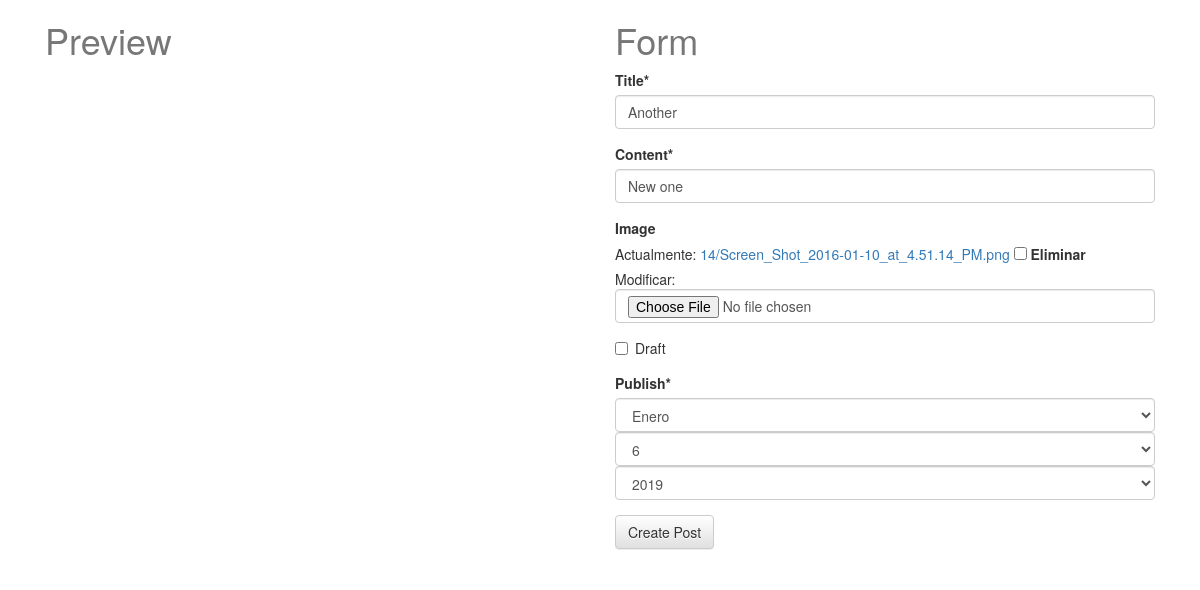
Page /posts/another/edit/ (signed in) on the earlier database version.
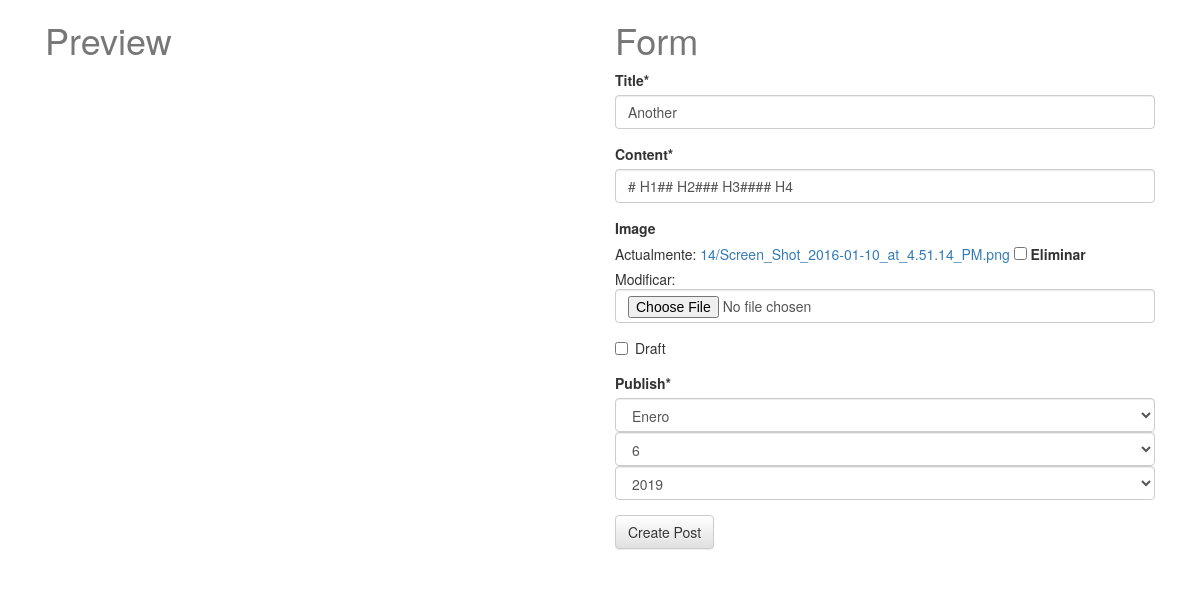
Same page on the later database version.
### posts/models.py (models this page shows, shortened)
class Post(models.Model):
    user = models.ForeignKey(settings.AUTH_USER_MODEL, default=1, null=True, on_delete=models.SET_NULL)
    title = models.CharField(max_length=120)
    slug = models.SlugField(unique=True)
    image = models.ImageField(upload_to=upload_location,
            null=True,
            blank=True,
            width_field="width_field",
            height_field="height_field")
    height_field = models.IntegerField(default=0)
    width_field = models.IntegerField(default=0)
    content = models.TextField()
    draft = models.BooleanField(default=False)
    publish = models.DateField(auto_now=False, auto_now_add=False)
    updated = models.DateTimeField(auto_now=True, auto_now_add=False)
    timestamp = models.DateTimeField(auto_now=False, auto_now_add=True)
    objects = PostManager()
    class Meta:
        ordering = ["-timestamp", "-updated"]

### posts/views.py (the view)
# urls.py: re_path(r'^(?P<slug>[\w-]+)/edit/$', post_update, name='update'),
def post_update(request, slug=None):
	if not request.user.is_staff or not request.user.is_superuser:
		raise Http404
	instance = get_object_or_404(Post, slug=slug)
	form = PostForm(request.POST or None, request.FILES or None, instance=instance)
	if form.is_valid():
		instance = form.save(commit=False)
		instance.save()
		messages.success(request, "<a href='#'>Item</a> Saved", extra_tags='html_safe')
		return HttpResponseRedirect(instance.get_absolute_url())
	context = {
		"title": instance.title,
		"instance": instance,
		"form":form,
	}
	return render(request, "post_form.html", context)

### posts/forms.py
class PostForm(forms.ModelForm):
	content = forms.CharField(widget=PagedownWidget(show_preview=False))
	publish = forms.DateField(widget=forms.SelectDateWidget)
	class Meta:
		model = Post
		fields = [
			"title",
			"content",
			"image",
			"draft",
			"publish",
		]

### posts/models.py (called while the page is built)
    def get_queryset(self, *args, **kwargs):
        return PostQuerySet(self.model, using=self._db)

### templates/post_form.html (shortened to what this page needs)
{% extends "base.html" %}
{% load crispy_forms_tags %}
{% block content %}
<div class="col-sm-6">
    <h1>Preview</h1>
</div>
<div class='col-sm-6'>
<h1>Form</h1>
<form method='POST' action='' enctype='multipart/form-data'>{% csrf_token %}
{{ form|crispy }}
<input type='submit' class='btn btn-default' value='Create Post' />
</form>
</div>
{% endblock content %}

### templates/base.html (shortened to what this page needs)
{% load staticfiles %}
<html>
<head>
<link rel="stylesheet" href="https://maxcdn.bootstrapcdn.com/bootstrap/3.3.6/css/bootstrap.min.css">
<link rel="stylesheet" href="https://maxcdn.bootstrapcdn.com/bootstrap/3.3.6/css/bootstrap-theme.min.css">
<link rel="stylesheet" type="text/css" href="https://stackpath.bootstrapcdn.com/font-awesome/4.7.0/css/font-awesome.min.css">
<link rel='stylesheet' href='{% static "css/base.css" %}' />
</head>
<body>
<div class='container'>
{% block content %}{% endblock content %}
</div>
</body>
</html>

### static/css/base.css (style rules this page uses)
h1 { color: #777777; }

Differences in the rows shown:
changed Post "Another": content "New one" → "# H1## H2### H3#### H4"
